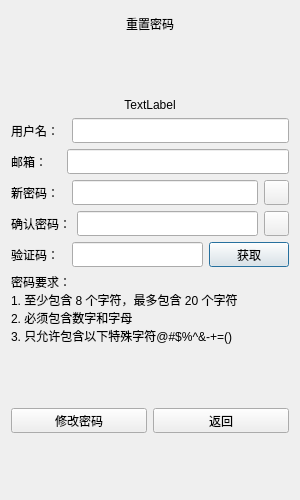
<?xml version="1.0" encoding="UTF-8"?>
<ui version="4.0">
 <class>ResetDialog</class>
 <widget class="QDialog" name="ResetDialog">
  <property name="geometry">
   <rect>
    <x>0</x>
    <y>0</y>
    <width>300</width>
    <height>500</height>
   </rect>
  </property>
  <property name="minimumSize">
   <size>
    <width>300</width>
    <height>500</height>
   </size>
  </property>
  <property name="maximumSize">
   <size>
    <width>300</width>
    <height>500</height>
   </size>
  </property>
  <property name="windowTitle">
   <string>Dialog</string>
  </property>
  <layout class="QVBoxLayout" name="verticalLayout">
   <item>
    <widget class="QLabel" name="page_tag_label">
     <property name="minimumSize">
      <size>
       <width>0</width>
       <height>25</height>
      </size>
     </property>
     <property name="maximumSize">
      <size>
       <width>16777215</width>
       <height>25</height>
      </size>
     </property>
     <property name="text">
      <string>重置密码</string>
     </property>
     <property name="alignment">
      <set>Qt::AlignCenter</set>
     </property>
    </widget>
   </item>
   <item>
    <spacer name="verticalSpacer_3">
     <property name="orientation">
      <enum>Qt::Vertical</enum>
     </property>
     <property name="sizeHint" stdset="0">
      <size>
       <width>20</width>
       <height>40</height>
      </size>
     </property>
    </spacer>
   </item>
   <item>
    <widget class="QLabel" name="error_label">
     <property name="text">
      <string>TextLabel</string>
     </property>
     <property name="alignment">
      <set>Qt::AlignCenter</set>
     </property>
    </widget>
   </item>
   <item>
    <layout class="QHBoxLayout" name="horizontalLayout">
     <item>
      <widget class="QLabel" name="user_label">
       <property name="minimumSize">
        <size>
         <width>0</width>
         <height>25</height>
        </size>
       </property>
       <property name="maximumSize">
        <size>
         <width>16777215</width>
         <height>25</height>
        </size>
       </property>
       <property name="text">
        <string>用户名：  </string>
       </property>
      </widget>
     </item>
     <item>
      <widget class="QLineEdit" name="user_edit">
       <property name="minimumSize">
        <size>
         <width>0</width>
         <height>25</height>
        </size>
       </property>
       <property name="maximumSize">
        <size>
         <width>16777215</width>
         <height>25</height>
        </size>
       </property>
      </widget>
     </item>
    </layout>
   </item>
   <item>
    <layout class="QHBoxLayout" name="horizontalLayout_2">
     <item>
      <widget class="QLabel" name="email_label">
       <property name="minimumSize">
        <size>
         <width>0</width>
         <height>25</height>
        </size>
       </property>
       <property name="maximumSize">
        <size>
         <width>16777215</width>
         <height>25</height>
        </size>
       </property>
       <property name="text">
        <string>邮箱：    </string>
       </property>
      </widget>
     </item>
     <item>
      <widget class="QLineEdit" name="email_edit">
       <property name="minimumSize">
        <size>
         <width>0</width>
         <height>25</height>
        </size>
       </property>
       <property name="maximumSize">
        <size>
         <width>16777215</width>
         <height>25</height>
        </size>
       </property>
      </widget>
     </item>
    </layout>
   </item>
   <item>
    <layout class="QHBoxLayout" name="horizontalLayout_3">
     <item>
      <widget class="QLabel" name="password_label">
       <property name="minimumSize">
        <size>
         <width>0</width>
         <height>25</height>
        </size>
       </property>
       <property name="maximumSize">
        <size>
         <width>16777215</width>
         <height>25</height>
        </size>
       </property>
       <property name="text">
        <string>新密码：  </string>
       </property>
      </widget>
     </item>
     <item>
      <widget class="QLineEdit" name="password_edit">
       <property name="minimumSize">
        <size>
         <width>0</width>
         <height>25</height>
        </size>
       </property>
       <property name="maximumSize">
        <size>
         <width>16777215</width>
         <height>25</height>
        </size>
       </property>
      </widget>
     </item>
     <item>
      <widget class="QPushButton" name="password_visible">
       <property name="minimumSize">
        <size>
         <width>25</width>
         <height>25</height>
        </size>
       </property>
       <property name="maximumSize">
        <size>
         <width>25</width>
         <height>25</height>
        </size>
       </property>
       <property name="cursor">
        <cursorShape>PointingHandCursor</cursorShape>
       </property>
       <property name="focusPolicy">
        <enum>Qt::NoFocus</enum>
       </property>
       <property name="text">
        <string/>
       </property>
      </widget>
     </item>
    </layout>
   </item>
   <item>
    <layout class="QHBoxLayout" name="horizontalLayout_4">
     <item>
      <widget class="QLabel" name="password2_label">
       <property name="minimumSize">
        <size>
         <width>0</width>
         <height>25</height>
        </size>
       </property>
       <property name="maximumSize">
        <size>
         <width>16777215</width>
         <height>25</height>
        </size>
       </property>
       <property name="text">
        <string>确认密码：</string>
       </property>
      </widget>
     </item>
     <item>
      <widget class="QLineEdit" name="password2_edit">
       <property name="minimumSize">
        <size>
         <width>0</width>
         <height>25</height>
        </size>
       </property>
       <property name="maximumSize">
        <size>
         <width>16777215</width>
         <height>25</height>
        </size>
       </property>
      </widget>
     </item>
     <item>
      <widget class="QPushButton" name="password2_visible">
       <property name="minimumSize">
        <size>
         <width>25</width>
         <height>25</height>
        </size>
       </property>
       <property name="maximumSize">
        <size>
         <width>25</width>
         <height>25</height>
        </size>
       </property>
       <property name="cursor">
        <cursorShape>PointingHandCursor</cursorShape>
       </property>
       <property name="focusPolicy">
        <enum>Qt::NoFocus</enum>
       </property>
       <property name="text">
        <string/>
       </property>
      </widget>
     </item>
    </layout>
   </item>
   <item>
    <layout class="QHBoxLayout" name="horizontalLayout_6">
     <item>
      <widget class="QLabel" name="verifycode_label">
       <property name="minimumSize">
        <size>
         <width>0</width>
         <height>25</height>
        </size>
       </property>
       <property name="maximumSize">
        <size>
         <width>16777215</width>
         <height>25</height>
        </size>
       </property>
       <property name="text">
        <string>验证码：  </string>
       </property>
      </widget>
     </item>
     <item>
      <widget class="QLineEdit" name="verifycode_edit">
       <property name="minimumSize">
        <size>
         <width>0</width>
         <height>25</height>
        </size>
       </property>
       <property name="maximumSize">
        <size>
         <width>16777215</width>
         <height>25</height>
        </size>
       </property>
      </widget>
     </item>
     <item>
      <widget class="TimerBtn" name="get_verifycode_btn">
       <property name="minimumSize">
        <size>
         <width>0</width>
         <height>25</height>
        </size>
       </property>
       <property name="maximumSize">
        <size>
         <width>16777215</width>
         <height>25</height>
        </size>
       </property>
       <property name="text">
        <string>获取</string>
       </property>
      </widget>
     </item>
    </layout>
   </item>
   <item>
    <widget class="QLabel" name="password_ruler_label">
     <property name="text">
      <string>密码要求：
1. 至少包含 8 个字符，最多包含 20 个字符
2. 必须包含数字和字母
3. 只允许包含以下特殊字符@#$%^&amp;-+=()</string>
     </property>
    </widget>
   </item>
   <item>
    <spacer name="verticalSpacer">
     <property name="orientation">
      <enum>Qt::Vertical</enum>
     </property>
     <property name="sizeHint" stdset="0">
      <size>
       <width>20</width>
       <height>40</height>
      </size>
     </property>
    </spacer>
   </item>
   <item>
    <layout class="QHBoxLayout" name="horizontalLayout_5">
     <item>
      <widget class="QPushButton" name="confirm_btn">
       <property name="minimumSize">
        <size>
         <width>0</width>
         <height>25</height>
        </size>
       </property>
       <property name="maximumSize">
        <size>
         <width>16777215</width>
         <height>25</height>
        </size>
       </property>
       <property name="text">
        <string>修改密码</string>
       </property>
      </widget>
     </item>
     <item>
      <widget class="QPushButton" name="cancel_btn">
       <property name="minimumSize">
        <size>
         <width>0</width>
         <height>25</height>
        </size>
       </property>
       <property name="maximumSize">
        <size>
         <width>16777215</width>
         <height>25</height>
        </size>
       </property>
       <property name="text">
        <string>返回</string>
       </property>
      </widget>
     </item>
    </layout>
   </item>
   <item>
    <spacer name="verticalSpacer_2">
     <property name="orientation">
      <enum>Qt::Vertical</enum>
     </property>
     <property name="sizeHint" stdset="0">
      <size>
       <width>20</width>
       <height>40</height>
      </size>
     </property>
    </spacer>
   </item>
  </layout>
 </widget>
 <customwidgets>
  <customwidget>
   <class>TimerBtn</class>
   <extends>QPushButton</extends>
   <header>timerbtn.h</header>
  </customwidget>
 </customwidgets>
 <resources/>
 <connections/>
</ui>
